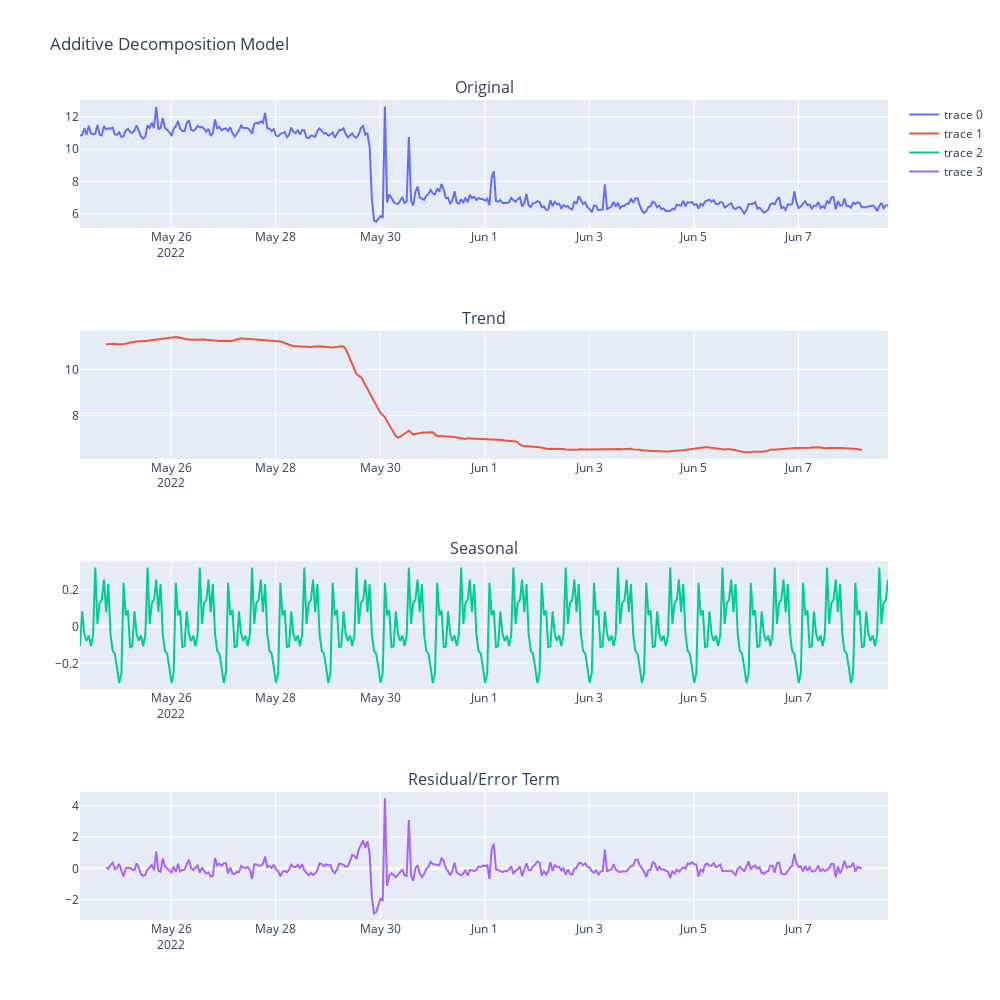

Notebook cell for this chart:
### Code cell
#fig4.add_trace(go.scatter(x=trend.index, y=seasonal),row=1,col=1)
fig4 = make_subplots(rows=4, cols=1,subplot_titles=("Original", "Trend", "Seasonal", "Residual/Error Term"))
fig4.add_trace(go.Scatter(x=sample_df_decomp.index, y=sample_df_decomp.Cpu_usage),row=1, col=1)
fig4.add_trace(go.Scatter(x=trend.index, y=trend),row=2, col=1)
fig4.add_trace(go.Scatter(x=seasonal.index, y=seasonal),row=3, col=1)
fig4.add_trace(go.Scatter(x=residual.index, y=residual),row=4, col=1)
fig4.update_layout(height=1000, width=1000, title_text="Additive Decomposition Model")
fig4.show()

### Figure 1 — Plotly figure (JSON) as saved in the notebook; plotly's stock layout.template omitted (floating-point values rounded to 4 significant figures; data arrays with more than 128 entries replaced by an {"elided": "..."} marker saying what was removed)
{"data": [{"type": "scatter", "x": {"elided": "372 str values"}, "xaxis": "x", "y": {"elided": "372 float values"}, "yaxis": "y"}, {"type": "scatter", "x": {"elided": "372 str values"}, "xaxis": "x2", "y": {"elided": "372 float values"}, "yaxis": "y2"}, {"type": "scatter", "x": {"elided": "372 str values"}, "xaxis": "x3", "y": {"elided": "372 float values"}, "yaxis": "y3"}, {"type": "scatter", "x": {"elided": "372 str values"}, "xaxis": "x4", "y": {"elided": "372 float values"}, "yaxis": "y4"}], "layout": {"annotations": [{"font": {"size": 16}, "showarrow": false, "text": "Original", "x": 0.5, "xanchor": "center", "xref": "paper", "y": 1, "yanchor": "bottom", "yref": "paper"}, {"font": {"size": 16}, "showarrow": false, "text": "Trend", "x": 0.5, "xanchor": "center", "xref": "paper", "y": 0.7188, "yanchor": "bottom", "yref": "paper"}, {"font": {"size": 16}, "showarrow": false, "text": "Seasonal", "x": 0.5, "xanchor": "center", "xref": "paper", "y": 0.4375, "yanchor": "bottom", "yref": "paper"}, {"font": {"size": 16}, "showarrow": false, "text": "Residual/Error Term", "x": 0.5, "xanchor": "center", "xref": "paper", "y": 0.1562, "yanchor": "bottom", "yref": "paper"}], "height": 1000, "title": {"text": "Additive Decomposition Model"}, "width": 1000, "xaxis": {"anchor": "y", "autorange": true, "domain": [0, 1], "range": ["2022-05-24 06:10:09", "2022-06-08 17:10:09"], "type": "date"}, "xaxis2": {"anchor": "y2", "autorange": true, "domain": [0, 1], "range": ["2022-05-24 06:10:09", "2022-06-08 17:10:09"], "type": "date"}, "xaxis3": {"anchor": "y3", "autorange": true, "domain": [0, 1], "range": ["2022-05-24 06:10:09", "2022-06-08 17:10:09"], "type": "date"}, "xaxis4": {"anchor": "y4", "autorange": true, "domain": [0, 1], "range": ["2022-05-24 06:10:09", "2022-06-08 17:10:09"], "type": "date"}, "yaxis": {"anchor": "x", "autorange": true, "domain": [0.8438, 1], "range": [5.115, 13.05], "type": "linear"}, "yaxis2": {"anchor": "x2", "autorange": true, "domain": [0.5625, 0.7188], "range": [6.133, 11.68], "type": "linear"}, "yaxis3": {"anchor": "x3", "autorange": true, "domain": [0.2812, 0.4375], "range": [-0.341, 0.3543], "type": "linear"}, "yaxis4": {"anchor": "x4", "autorange": true, "domain": [0, 0.1562], "range": [-3.294, 4.886], "type": "linear"}}}
